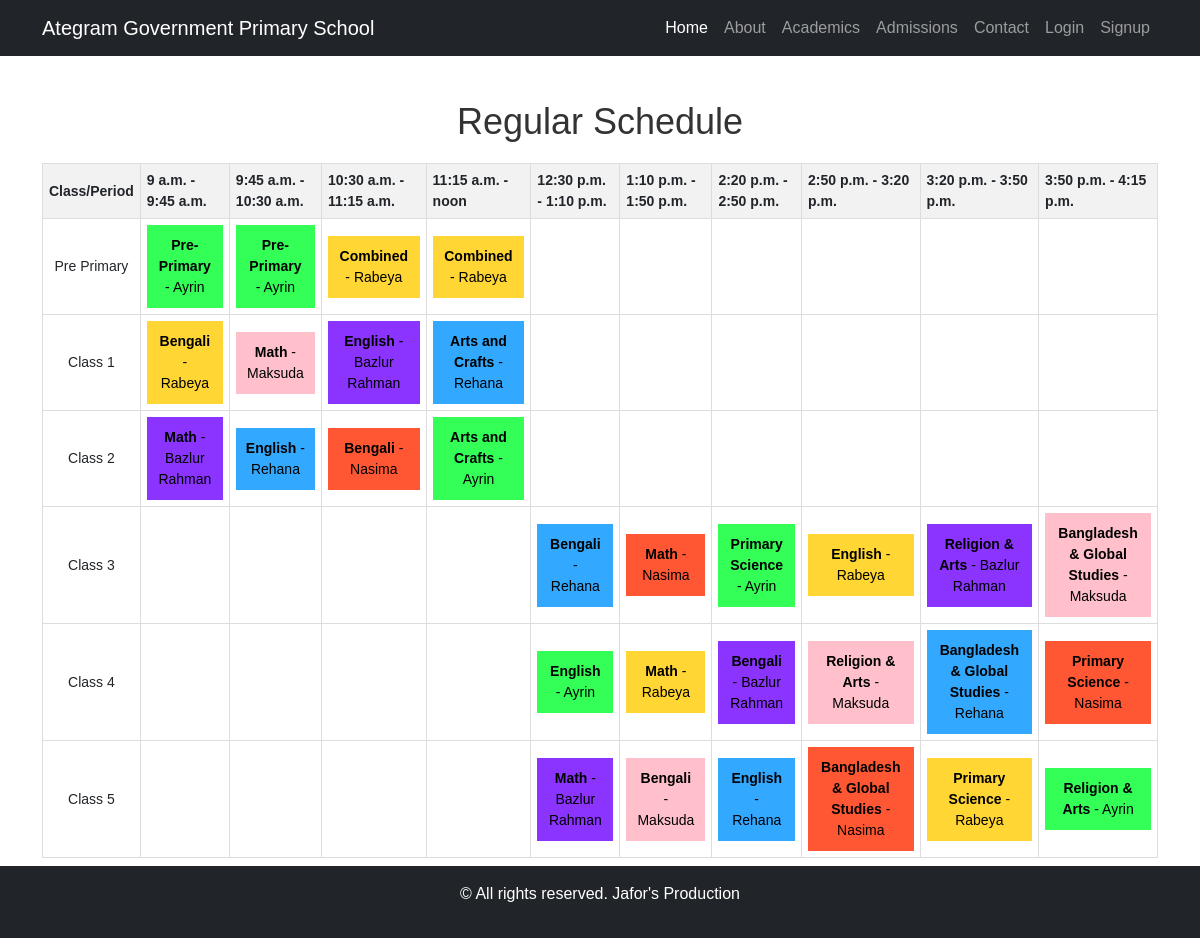
/regular-schedule/, run on the app's committed database.
### core/models.py (models this page shows, shortened)
class Period(models.Model):
    period_id = models.ForeignKey(Period_ID, on_delete=models.CASCADE, null=True)
    class_name = models.ForeignKey(Class, on_delete=models.CASCADE)
    subject = models.ForeignKey(Subject, on_delete=models.CASCADE, null=True)
    start_time = models.TimeField(null=True)
    end_time = models.TimeField(null=True)

class Class(models.Model):
    class_name = models.CharField(max_length=100)

class Subject(models.Model):
    subject_name = models.CharField(max_length=100)

class DefaultRoutine(models.Model):
    period = models.ForeignKey(Period, on_delete=models.CASCADE)
    assigned_teacher = models.ForeignKey(Teacher, on_delete=models.CASCADE)

class Teacher(models.Model):
    name = models.CharField(max_length=100)
    color = models.CharField(max_length=7, default='#000000')  # Default color is black
    extra_class_taken = models.IntegerField(default=0)  # Tracks the number of extra classes taken
    extra_classes_in_minutes = models.IntegerField(default=0)  # Tracks the total duration of extra classes in minutes
    leave_taken = models.IntegerField(default=0)  # New field for leave taken, default set to zero

### core/views.py (the view)
# urls.py: path('regular-schedule/', RegularScheduleView.as_view(), name='regular_schedule'),
class RegularScheduleView(TemplateView):
    template_name = 'regular_schedule.html'
    def get_context_data(self, **kwargs):
        context = super().get_context_data(**kwargs)
        classes = Class.objects.all()
        class_schedules = {}
        unique_periods = self.get_unique_periods(Period.objects.all())
        for class_instance in classes:
            default_routines = DefaultRoutine.objects.filter(period__class_name=class_instance)
            class_schedule = {period: None for period in unique_periods}
            for routine in default_routines:
                class_schedule[routine.period] = routine
            class_schedules[class_instance] = class_schedule
        context['class_schedules'] = class_schedules
        context['unique_periods'] = unique_periods
        return context
    def get_unique_periods(self, periods):
        unique_periods = {}
        for period in periods:
            period_key = (period.start_time, period.end_time)
            if period_key not in unique_periods:
                unique_periods[period_key] = period
        return unique_periods.values()

### core/templates/regular_schedule.html (shortened to what this page needs)
{% extends 'base.html' %}
{% block content %}
    <div class="schedule-container">
        <div class="header-container">
            <h1 class="schedule-title">Regular Schedule</h1>
        </div>
        <div class="schedule-table-container">
            <div class="table-responsive">
                <table class="schedule-table">
                    <thead>
                        <tr>
                            <th class="class-column">Class/Period</th>
                            {% for period in unique_periods %}
                                <th class="period-column">{{ period.start_time }} - {{ period.end_time }}</th>
                            {% endfor %}
                        </tr>
                    </thead>
                    <tbody>
                        {% for class_instance, schedule in class_schedules.items %}
                            <tr>
                                <td class="class-column">{{ class_instance.class_name }}</td>
                                {% for period in unique_periods %}
                                    <td class="period-column" style="background-color: #FFFFFF;">
                                        {% for routine_period, routine in schedule.items %}
                                            {% if routine_period.start_time == period.start_time and routine_period.end_time == period.end_time %}
                                                {% if routine %}
                                                    <span style="background-color: {{ routine.assigned_teacher.color }}; color: #000000; display: block; padding: 10px;">
                                                        <b>{{ routine_period.subject.subject_name }}</b> - {{ routine.assigned_teacher.name }}
                                                    </span>
                                                {% endif %}
                                            {% endif %}
                                        {% endfor %}
                                    </td>
                                {% endfor %}
                            </tr>
                        {% endfor %}
                    </tbody>
                </table>
            </div>
        </div>
    </div>
{% endblock %}

### core/templates/base.html (shortened to what this page needs)
<!DOCTYPE html>
<html lang="en">
<head>
    <link href="https://cdn.jsdelivr.net/npm/bootstrap@5.3.0-alpha1/dist/css/bootstrap.min.css" rel="stylesheet">
</head>
<body>
    <nav class="navbar navbar-expand-lg navbar-dark bg-dark fixed-top">
        <div class="container">
            <a class="navbar-brand" href="#">Ategram Government Primary School</a>
            <div class="collapse navbar-collapse justify-content-end" id="navbarNav">
                <ul class="navbar-nav">
                    <li class="nav-item">
                        <a class="nav-link active" aria-current="page" href="{% url 'home' %}">Home</a>
                    </li>
                    <li class="nav-item">
                        <a class="nav-link" href="#">About</a>
                    </li>
                    <li class="nav-item">
                        <a class="nav-link" href="#">Academics</a>
                    </li>
                    <li class="nav-item">
                        <a class="nav-link" href="#">Admissions</a>
                    </li>
                    <li class="nav-item">
                        <a class="nav-link" href="#">Contact</a>
                    </li>
                    {% if user.is_authenticated %}
                        {% if user.is_staff %}
                        <li class="nav-item dropdown">
                            <a class="nav-link dropdown-toggle" href="#" id="navbarDropdownSchedules" role="button" data-bs-toggle="dropdown" aria-expanded="false">
                                Schedules
                            </a>
                            <ul class="dropdown-menu" aria-labelledby="navbarDropdownSchedules">
                                <li><a class="dropdown-item" href="{% url 'regular_schedule' %}">Regular Schedule</a></li>
                                <li><a class="dropdown-item" href="{% url 'request_absent_form' %}">Temporary Schedules / Absent Form</a></li>
                            </ul>
                        </li>
                        {% endif %}
                        <li class="nav-item">
                            <a class="nav-link" href="{% url 'logout' %}">Logout</a>
                        </li>
                    {% else %}
                        <li class="nav-item">
                            <a class="nav-link" href="{% url 'login' %}">Login</a>
                        </li>
                        <li class="nav-item">
                            <a class="nav-link" href="{% url 'signup' %}">Signup</a>
                        </li>
                    {% endif %}
                </ul>
            </div>
        </div>
    </nav>
    <div class="container">
        {% block content %}{% endblock %}
    </div>
    <footer class="fixed-bottom bg-dark text-white py-3">
        <div class="container text-center">
            <p>&copy; All rights reserved. <a href="https://mdjaforali291218.pythonanywhere.com/" class="text-white" style="text-decoration: none;">Jafor's Production</a></p>
        </div>
    </footer>
</body>
</html>

### core/templates/base.html (style rules this page uses)
body { font-family: Arial, sans-serif; padding-top: 5rem; margin-bottom: 5rem; }
.schedule-table-container { overflow-x: auto; }
.schedule-table { width: 100%; border-collapse: collapse; font-size: 14px; }
.schedule-table th, .schedule-table td { padding: 6px; border: 1px solid #ddd; }
.schedule-table th { background-color: #f2f2f2; text-align: left; }
.schedule-table td { text-align: center; }
.header-container { text-align: center; margin-bottom: 20px; }
.schedule-title { font-size: 36px; color: #333; margin-top: 20px; margin-bottom: 10px; }

### data on the page
Period: start_time "9 a.m.", end_time "9:45 a.m.", subject.subject_name "Pre-Primary", assigned_teacher.name "Ayrin"
Period: start_time "9:45 a.m.", end_time "10:30 a.m.", subject.subject_name "Pre-Primary", assigned_teacher.name "Ayrin"
Period: start_time "10:30 a.m.", end_time "11:15 a.m.", subject.subject_name "Combined", assigned_teacher.name "Rabeya"
Period: start_time "11:15 a.m.", end_time "noon", subject.subject_name "Combined", assigned_teacher.name "Rabeya"
Period: start_time "12:30 p.m.", end_time "1:10 p.m.", subject.subject_name "Bengali", assigned_teacher.name "Rehana"
Period: start_time "1:10 p.m.", end_time "1:50 p.m.", subject.subject_name "Math", assigned_teacher.name "Nasima"
Period: start_time "2:20 p.m.", end_time "2:50 p.m.", subject.subject_name "Primary Science", assigned_teacher.name "Ayrin"
Period: start_time "2:50 p.m.", end_time "3:20 p.m.", subject.subject_name "English", assigned_teacher.name "Rabeya"
Period: start_time "3:20 p.m.", end_time "3:50 p.m.", subject.subject_name "Religion & Arts", assigned_teacher.name "Bazlur Rahman"
Period: start_time "3:50 p.m.", end_time "4:15 p.m.", subject.subject_name "Bangladesh & Global Studies", assigned_teacher.name "Maksuda"
Class: class_name "Pre Primary"
Class: class_name "Class 1"
Period: subject.subject_name "Bengali", assigned_teacher.name "Rabeya"
Period: subject.subject_name "Math", assigned_teacher.name "Maksuda"
Period: subject.subject_name "English", assigned_teacher.name "Bazlur Rahman"
Period: subject.subject_name "Arts and Crafts", assigned_teacher.name "Rehana"
Class: class_name "Class 2"
Period: subject.subject_name "Math", assigned_teacher.name "Bazlur Rahman"
Period: subject.subject_name "English", assigned_teacher.name "Rehana"
Period: subject.subject_name "Bengali", assigned_teacher.name "Nasima"
Period: subject.subject_name "Arts and Crafts", assigned_teacher.name "Ayrin"
Class: class_name "Class 3"
Class: class_name "Class 4"
Period: subject.subject_name "English", assigned_teacher.name "Ayrin"
Period: subject.subject_name "Math", assigned_teacher.name "Rabeya"
Period: subject.subject_name "Bengali", assigned_teacher.name "Bazlur Rahman"
Period: subject.subject_name "Religion & Arts", assigned_teacher.name "Maksuda"
Period: subject.subject_name "Bangladesh & Global Studies", assigned_teacher.name "Rehana"
Period: subject.subject_name "Primary Science", assigned_teacher.name "Nasima"
Class: class_name "Class 5"
Period: subject.subject_name "Math", assigned_teacher.name "Bazlur Rahman"
Period: subject.subject_name "Bengali", assigned_teacher.name "Maksuda"
Period: subject.subject_name "English", assigned_teacher.name "Rehana"
Period: subject.subject_name "Bangladesh & Global Studies", assigned_teacher.name "Nasima"
Period: subject.subject_name "Primary Science", assigned_teacher.name "Rabeya"
Period: subject.subject_name "Religion & Arts", assigned_teacher.name "Ayrin"
